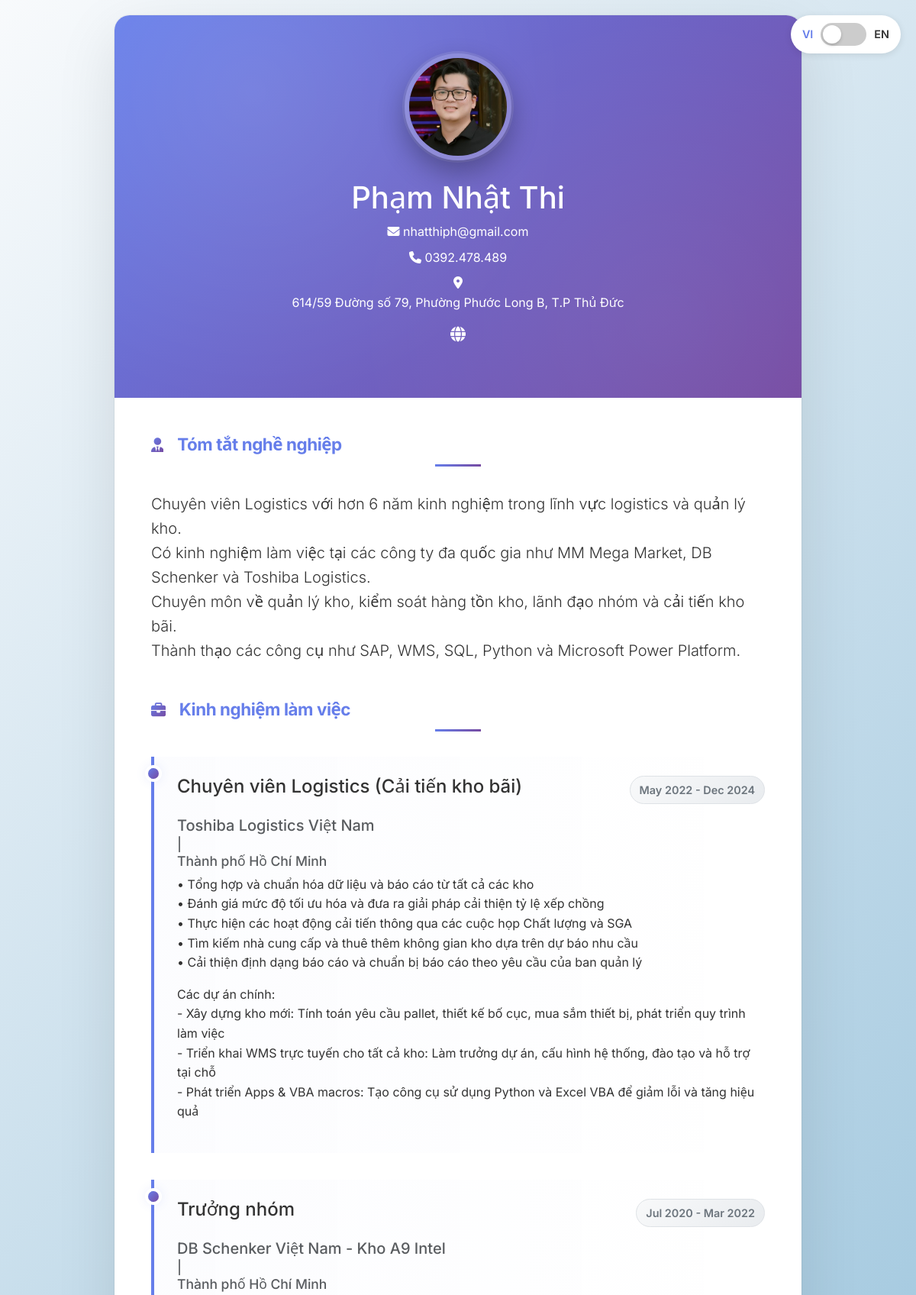
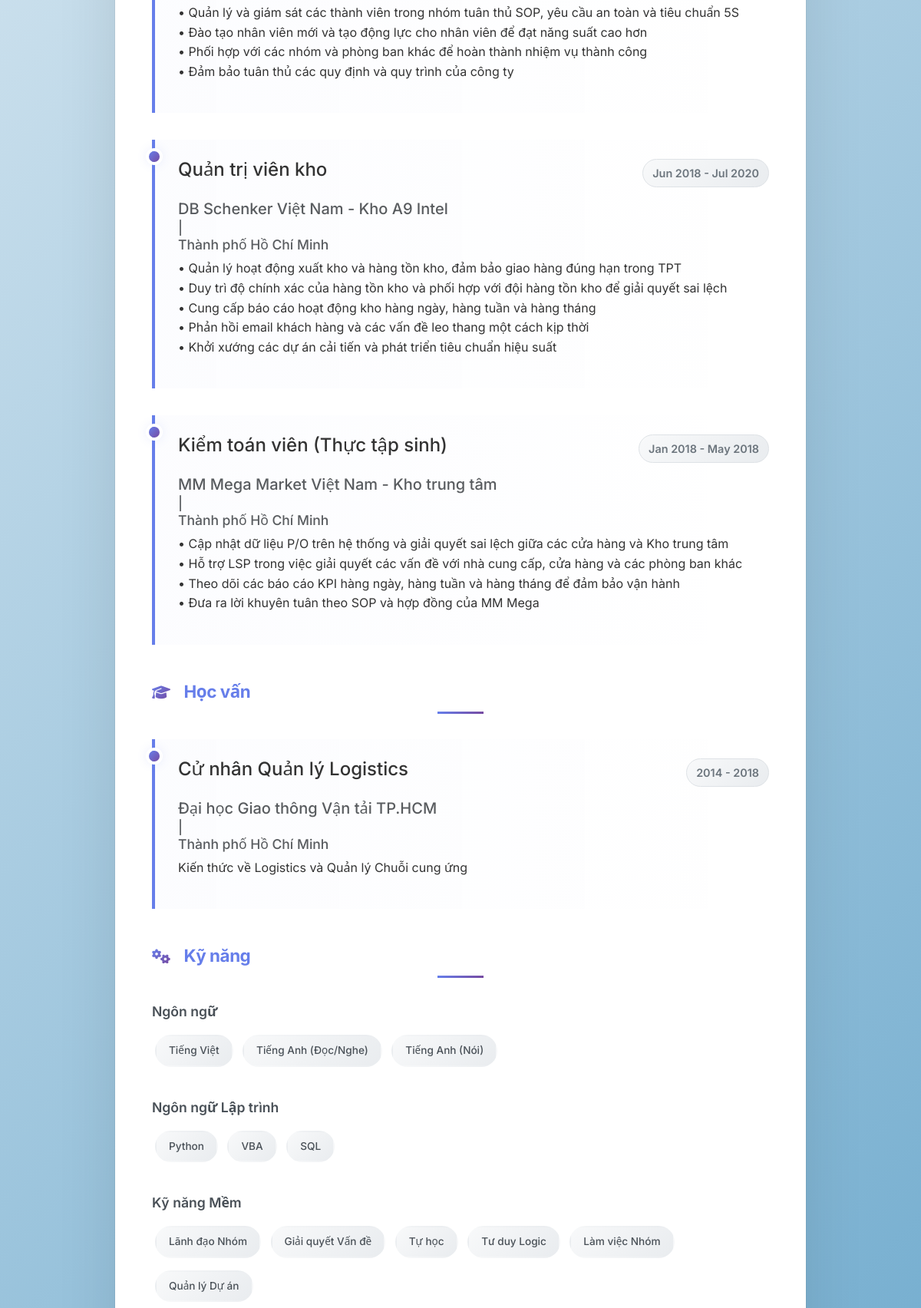
The app's page /cv/ (upper part) with its own data (2 pictures, top to bottom).
### portfolio/models.py (models this page shows, shortened)
class Profile(models.Model):
    full_name = models.CharField(max_length=100)
    full_name_en = models.CharField(max_length=100, blank=True, help_text="English name")
    email = models.EmailField()
    phone = models.CharField(max_length=20)
    address = models.CharField(max_length=200)
    address_en = models.CharField(max_length=200, blank=True, help_text="English address")
    linkedin = models.URLField(blank=True)
    github = models.URLField(blank=True)
    website = models.URLField(blank=True)
    professional_summary = models.TextField()
    professional_summary_en = models.TextField(blank=True, help_text="English professional summary")
    profile_picture = models.ImageField(upload_to='profile_pics/', blank=True, null=True)

class Experience(models.Model):
    job_title = models.CharField(max_length=100)
    job_title_en = models.CharField(max_length=100, blank=True, help_text="English job title")
    company = models.CharField(max_length=100)
    company_en = models.CharField(max_length=100, blank=True, help_text="English company name")
    location = models.CharField(max_length=100)
    location_en = models.CharField(max_length=100, blank=True, help_text="English location")
    start_date = models.DateField()
    end_date = models.DateField(null=True, blank=True)
    is_current = models.BooleanField(default=False)
    description = models.TextField()
    description_en = models.TextField(blank=True, help_text="English description")
    order = models.IntegerField(default=0)
    class Meta:
        ordering = ['-start_date']

class Education(models.Model):
    degree = models.CharField(max_length=100)
    degree_en = models.CharField(max_length=100, blank=True, help_text="English degree")
    institution = models.CharField(max_length=100)
    institution_en = models.CharField(max_length=100, blank=True, help_text="English institution")
    location = models.CharField(max_length=100)
    location_en = models.CharField(max_length=100, blank=True, help_text="English location")
    start_date = models.DateField()
    end_date = models.DateField(null=True, blank=True)
    is_current = models.BooleanField(default=False)
    gpa = models.CharField(max_length=10, blank=True)
    description = models.TextField(blank=True)
    description_en = models.TextField(blank=True, help_text="English description")
    order = models.IntegerField(default=0)
    class Meta:
        ordering = ['-start_date']

class Skill(models.Model):
    SKILL_CATEGORIES = [
        ('technical', 'Technical Skills'),
        ('programming', 'Programming Languages'),
        ('tools', 'Tools & Technologies'),
        ('soft', 'Soft Skills'),
        ('languages', 'Languages'),
    ]
    name = models.CharField(max_length=50)
    name_en = models.CharField(max_length=50, blank=True, help_text="English skill name")
    category = models.CharField(max_length=20, choices=SKILL_CATEGORIES)
    proficiency_level = models.IntegerField(default=5, help_text="Scale of 1-10")
    order = models.IntegerField(default=0)
    class Meta:
        ordering = ['category', 'order', 'name']

### portfolio/views.py (the view)
# urls.py: path('cv/', views.cv_view, name='cv'),
def cv_view(request):
    try:
        profile = Profile.objects.first()
    except Profile.DoesNotExist:
        profile = None
    experiences = Experience.objects.all()
    education = Education.objects.all()
    skills_by_category = {}
    skills = Skill.objects.all()
    category_translations = {
        'technical': {'vi': 'Kỹ năng Kỹ thuật', 'en': 'Technical Skills'},
        'programming': {'vi': 'Ngôn ngữ Lập trình', 'en': 'Programming Languages'},
        'tools': {'vi': 'Công cụ & Công nghệ', 'en': 'Tools & Technologies'},
        'soft': {'vi': 'Kỹ năng Mềm', 'en': 'Soft Skills'},
        'languages': {'vi': 'Ngôn ngữ', 'en': 'Languages'},
    }
    for skill in skills:
        category_key = skill.category
        if category_key not in skills_by_category:
            skills_by_category[category_key] = {
                'vi': category_translations.get(category_key, {}).get('vi', skill.get_category_display()),
                'en': category_translations.get(category_key, {}).get('en', skill.get_category_display()),
                'skills': []
            }
        skills_by_category[category_key]['skills'].append(skill)
    context = {
        'profile': profile,
        'experiences': experiences,
        'education': education,
        'skills_by_category': skills_by_category,
    }
    return render(request, 'portfolio/cv.html', context)

### portfolio/templates/portfolio/cv.html (shortened to what this page needs)
{% load static %}
<!DOCTYPE html>
<html lang="en">
<head>
    <link href="https://cdn.jsdelivr.net/npm/bootstrap@5.3.0/dist/css/bootstrap.min.css" rel="stylesheet">
    <link rel="stylesheet" href="https://cdnjs.cloudflare.com/ajax/libs/font-awesome/6.4.0/css/all.min.css">
    <link rel="stylesheet" href="{% static 'portfolio/css/cv.css' %}">
</head>
<body>
    <div class="language-toggle">
        <span class="lang-label active" id="vi-label">VI</span>
        <div class="toggle-switch" id="langToggle">
            <div class="toggle-slider"></div>
        </div>
        <span class="lang-label" id="en-label">EN</span>
    </div>
    <div class="cv-container">
        {% if profile %}
        <div class="header-section">
            {% if profile.profile_picture %}
                <img src="{{ profile.profile_picture.url }}" alt="{{ profile.full_name }}" class="profile-img">
            {% endif %}
            <h1 class="mb-2">
                <span class="lang-vi">{{ profile.full_name }}</span>
            </h1>
            <div class="contact-info">
                <div class="mb-2">
                    <i class="fas fa-envelope"></i>
                    <a href="mailto:{{ profile.email }}" class="text-white text-decoration-none">{{ profile.email }}</a>
                </div>
                {% if profile.phone %}
                <div class="mb-2">
                    <i class="fas fa-phone"></i>
                    <span>{{ profile.phone }}</span>
                </div>
                {% endif %}
                {% if profile.address %}
                <div class="mb-2">
                    <i class="fas fa-map-marker-alt"></i>
                    <span class="lang-vi">{{ profile.address }}</span>
                </div>
                {% endif %}
                <div class="mt-3">
                    {% if profile.website %}
                    <a href="{{ profile.website }}" target="_blank" class="text-white" title="Website">
                        <i class="fas fa-globe fa-lg"></i>
                    </a>
                    {% endif %}
                </div>
            </div>
        </div>
        {% endif %}
        <div class="p-5">
            {% if profile and profile.professional_summary %}
            <section class="mb-5">
                <h2 class="section-title">
                    <i class="fas fa-user-tie me-2"></i>
                    <span class="lang-vi">Tóm tắt nghề nghiệp</span>
                </h2>
                <div class="lead">
                    <div class="lang-vi">{{ profile.professional_summary|linebreaks }}</div>
                </div>
            </section>
            {% endif %}
            {% if experiences %}
            <section class="mb-5">
                <h2 class="section-title">
                    <i class="fas fa-briefcase me-2"></i>
                    <span class="lang-vi">Kinh nghiệm làm việc</span>
                </h2>
                {% for experience in experiences %}
                <div class="experience-item">
                    <div class="d-flex justify-content-between align-items-start mb-2">
                        <h4 class="mb-1">
                            <span class="lang-vi">{{ experience.job_title }}</span>
                        </h4>
                        <span class="date-range">
                            {{ experience.start_date|date:"M Y" }} -
                            {% if experience.is_current %}
                                <span class="lang-vi">Hiện tại</span>
                                <span class="lang-en">Present</span>
                                <span class="current-badge">
                                    <span class="lang-vi">Hiện tại</span>
                                    <span class="lang-en">Current</span>
                                </span>
                            {% else %}
                                {{ experience.end_date|date:"M Y" }}
                            {% endif %}
                        </span>
                    </div>
                    <h5 class="text-muted mb-2">
                        <span class="lang-vi">{{ experience.company }}</span>
                        {% if experience.location %}
                            <small class="text-muted">|
                                <span class="lang-vi">{{ experience.location }}</span>
                            </small>
                        {% endif %}
                    </h5>
                    <div>
                        <div class="lang-vi">{{ experience.description|linebreaks }}</div>
                    </div>
                </div>
                {% endfor %}
            </section>
            {% endif %}
            {% if education %}
            <section class="mb-5">
                <h2 class="section-title">
                    <i class="fas fa-graduation-cap me-2"></i>
                    <span class="lang-vi">Học vấn</span>
                </h2>
                {% for edu in education %}
                <div class="education-item">
                    <div class="d-flex justify-content-between align-items-start mb-2">
                        <h4 class="mb-1">
                            <span class="lang-vi">{{ edu.degree }}</span>
                        </h4>
                        <span class="date-range">
                            {{ edu.start_date|date:"Y" }} -
                            {% if edu.is_current %}
                                <span class="lang-vi">Hiện tại</span>
                                <span class="lang-en">Present</span>
                                <span class="current-badge">
                                    <span class="lang-vi">Hiện tại</span>
                                    <span class="lang-en">Current</span>
                                </span>
                            {% else %}
                                {{ edu.end_date|date:"Y" }}
                            {% endif %}
                        </span>
                    </div>
                    <h5 class="text-muted mb-2">
                        <span class="lang-vi">{{ edu.institution }}</span>
                        {% if edu.location %}
                            <small class="text-muted">|
                                <span class="lang-vi">{{ edu.location }}</span>
                            </small>
                        {% endif %}
                    </h5>
                    {% if edu.description %}
                        <div>
                            <div class="lang-vi">{{ edu.description|linebreaks }}</div>
                        </div>
                    {% endif %}
                </div>
                {% endfor %}
            </section>
            {% endif %}
            {% if skills_by_category %}
            <section class="mb-5">
                <h2 class="section-title">
                    <i class="fas fa-cogs me-2"></i>
                    <span class="lang-vi">Kỹ năng</span>
                </h2>
                {% for category_key, category_data in skills_by_category.items %}
                <div class="skill-category">
                    <h5 class="mb-3">
                        <span class="lang-vi">{{ category_data.vi }}</span>
                    </h5>
                    <div>
                        {% for skill in category_data.skills %}
                            <span class="skill-tag">
                                <span class="lang-vi">{{ skill.name }}</span>
                            </span>
                        {% endfor %}
                    </div>
                </div>
                {% endfor %}
            </section>
            {% endif %}
        </div>
    </div>
</body>
</html>

### portfolio/static/portfolio/css/cv.css (style rules this page uses)
body { font-family: 'Inter', 'Segoe UI', Tahoma, Geneva, Verdana, sans-serif; line-height: 1.6; color: #333; background: linear-gradient(135deg, #f8fafc 0%, #6ba8cc 100%); min-height: 100vh; }
.cv-container { max-width: 900px; margin: 20px auto; background: white; box-shadow: 0 25px 80px rgba(0,0,0,0.1), 0 0 0 1px rgba(0,0,0,0.05); border-radius: 20px; overflow: hidden; transition: all 0.4s ease; animation: slideInUp 0.8s ease-out; }
.header-section { background: linear-gradient(135deg, #667eea 0%, #764ba2 100%); color: white; padding: 50px 40px; text-align: center; position: relative; overflow: hidden; }
.header-section::before { content: ''; position: absolute; top: 0; left: 0; right: 0; bottom: 0; background: radial-gradient(circle at 20% 20%, rgba(255,255,255,0.1) 0%, transparent 50%), radial-gradient(circle at 80% 80%, rgba(255,255,255,0.05) 0%, transparent 50%); animation: headerFloat 15s ease-in-out infinite; }
.profile-img { width: 140px; height: 140px; border-radius: 50%; border: 6px solid rgba(255,255,255,0.2); margin-bottom: 25px; object-fit: cover; transition: all 0.4s ease; box-shadow: 0 15px 35px rgba(0,0,0,0.3), 0 0 0 3px rgba(255,255,255,0.1); position: relative; z-index: 1; }
.section-title { color: #667eea; border-bottom: 3px solid transparent; background: linear-gradient(90deg, #667eea, #764ba2) no-repeat bottom; background-size: 60px 3px; padding-bottom: 15px; margin-bottom: 30px; font-weight: 700; font-size: 1.4rem; letter-spacing: -0.02em; transition: all 0.3s ease; display: flex; align-items: center; gap: 10px; }
.section-title i { font-size: 1.2rem; background: linear-gradient(135deg, #667eea, #764ba2); -webkit-background-clip: text; -webkit-text-fill-color: transparent; background-clip: text; }
.experience-item, .education-item { border-left: 4px solid #667eea; padding: 25px 0 25px 30px; margin-bottom: 35px; position: relative; transition: all 0.3s ease; border-radius: 0 12px 12px 0; background: linear-gradient(90deg, rgba(102, 126, 234, 0.02) 0%, transparent 100%); }
.experience-item::before, .education-item::before { content: ''; position: absolute; left: -8px; top: 15px; width: 14px; height: 14px; background: linear-gradient(135deg, #667eea, #764ba2); border-radius: 50%; box-shadow: 0 0 0 4px white, 0 0 15px rgba(102, 126, 234, 0.3); transition: all 0.3s ease; }
.date-range { color: #6c757d; font-size: 0.9em; font-weight: 600; background: linear-gradient(135deg, #f8f9fa, #e9ecef); padding: 6px 12px; border-radius: 20px; display: inline-block; margin-bottom: 8px; border: 1px solid #dee2e6; }
.skill-category { margin-bottom: 30px; animation: fadeInUp 0.6s ease-out; }
.skill-category h5 { color: #495057; margin-bottom: 15px; font-weight: 600; font-size: 1.1rem; }
.skill-tag { display: inline-block; background: linear-gradient(135deg, #f8f9fa, #e9ecef); color: #495057; padding: 8px 16px; margin: 4px; border-radius: 25px; font-size: 0.85em; border: 2px solid transparent; font-weight: 500; transition: all 0.3s cubic-bezier(0.4, 0, 0.2, 1); cursor: default; position: relative; overflow: hidden; }
.skill-tag::before { content: ''; position: absolute; top: 0; left: -100%; width: 100%; height: 100%; background: linear-gradient(90deg, transparent, rgba(102, 126, 234, 0.1), transparent); transition: left 0.5s ease; }
.contact-info { margin-bottom: 20px; }
.language-toggle { position: fixed; top: 20px; right: 20px; z-index: 1000; background: white; padding: 10px 15px; border-radius: 25px; box-shadow: 0 2px 10px rgba(0,0,0,0.1); display: flex; align-items: center; gap: 10px; }
.toggle-switch { position: relative; width: 60px; height: 30px; background: #ccc; border-radius: 15px; cursor: pointer; transition: all 0.3s ease; }
.toggle-slider { position: absolute; top: 3px; left: 3px; width: 24px; height: 24px; background: white; border-radius: 50%; transition: all 0.3s ease; box-shadow: 0 2px 4px rgba(0,0,0,0.2); }
.lang-label { font-weight: 600; font-size: 0.9em; }
.lang-label.active { color: #667eea; }
.lang-vi { display: block !important; }

### records on screen
Profile: profile_picture (picture), full_name "Phạm Nhật Thi", email "nhatthiph@gmail.com", phone "0392.478.489", address "614/59 Đường số 79, Phường Phước Long B, T.P Thủ Đức", professional_summary "Chuyên viên Logistics với hơn 6 năm kinh nghiệm trong lĩnh vực logistics và quản lý kho. Có kinh nghiệm làm việc tại các công ty đa quốc gia như MM Mega Market, DB Schenker và Toshiba Logistics. Chuyên môn về quản lý kho, kiểm soát hàng tồn kho, lãnh đạo nhóm và cải tiến kho bãi. Thành thạo các công cụ như SAP, WMS, SQL, Python và Microsoft Power Platform."
Experience: job_title "Chuyên viên Logistics (Cải tiến kho bãi)", start_date "May 2022", end_date "Dec 2024", company "Toshiba Logistics Việt Nam", location "Thành phố Hồ Chí Minh", description "• Tổng hợp và chuẩn hóa dữ liệu và báo cáo từ tất cả các kho • Đánh giá mức độ tối ưu hóa và đưa ra giải pháp cải thiện tỷ lệ xếp chồng • Thực hiện các hoạt động cải tiến thông qua các cuộc họp Chất lượng và SGA • Tìm kiếm nhà cung cấp và thuê thêm không gian kho dựa trên dự báo nhu cầu • Cải thiện định dạng báo cáo và chuẩn bị báo cáo theo yêu cầu của ban quản lý Các dự án chính: - Xây dựng kho mới: Tính toán yêu cầu pallet, thiết kế bố cục, mua sắm thiết bị, phát triển quy trình làm việc - Triển khai WMS trực tuyến cho tất cả kho: Làm trưởng dự án, cấu hình hệ thống, đào tạo và hỗ trợ tại chỗ - Phát triển Apps & VBA macros: Tạo công cụ sử dụng Python và Excel VBA để giảm lỗi và tăng hiệu…"
Experience: job_title "Trưởng nhóm", start_date "Jul 2020", end_date "Mar 2022", company "DB Schenker Việt Nam - Kho A9 Intel", location "Thành phố Hồ Chí Minh", description "• Quản lý và giám sát các thành viên trong nhóm tuân thủ SOP, yêu cầu an toàn và tiêu chuẩn 5S • Đào tạo nhân viên mới và tạo động lực cho nhân viên để đạt năng suất cao hơn • Phối hợp với các nhóm và phòng ban khác để hoàn thành nhiệm vụ thành công • Đảm bảo tuân thủ các quy định và quy trình của công ty"
Experience: job_title "Quản trị viên kho", start_date "Jun 2018", end_date "Jul 2020", company "DB Schenker Việt Nam - Kho A9 Intel", location "Thành phố Hồ Chí Minh", description "• Quản lý hoạt động xuất kho và hàng tồn kho, đảm bảo giao hàng đúng hạn trong TPT • Duy trì độ chính xác của hàng tồn kho và phối hợp với đội hàng tồn kho để giải quyết sai lệch • Cung cấp báo cáo hoạt động kho hàng ngày, hàng tuần và hàng tháng • Phản hồi email khách hàng và các vấn đề leo thang một cách kịp thời • Khởi xướng các dự án cải tiến và phát triển tiêu chuẩn hiệu suất"
Experience: job_title "Kiểm toán viên (Thực tập sinh)", start_date "Jan 2018", end_date "May 2018", company "MM Mega Market Việt Nam - Kho trung tâm", location "Thành phố Hồ Chí Minh", description "• Cập nhật dữ liệu P/O trên hệ thống và giải quyết sai lệch giữa các cửa hàng và Kho trung tâm • Hỗ trợ LSP trong việc giải quyết các vấn đề với nhà cung cấp, cửa hàng và các phòng ban khác • Theo dõi các báo cáo KPI hàng ngày, hàng tuần và hàng tháng để đảm bảo vận hành • Đưa ra lời khuyên tuân theo SOP và hợp đồng của MM Mega"
Education: degree "Cử nhân Quản lý Logistics", start_date "2014", end_date "2018", institution "Đại học Giao thông Vận tải TP.HCM", location "Thành phố Hồ Chí Minh", description "Kiến thức về Logistics và Quản lý Chuỗi cung ứng"
Skill: name "Tiếng Việt"
Skill: name "Tiếng Anh (Đọc/Nghe)"
Skill: name "Tiếng Anh (Nói)"
Skill: name "Python"
Skill: name "VBA"
Skill: name "SQL"
Skill: name "Lãnh đạo Nhóm"
Skill: name "Giải quyết Vấn đề"
Skill: name "Tự học"
Skill: name "Tư duy Logic"
Skill: name "Làm việc Nhóm"
Skill: name "Quản lý Dự án"

### other values on screen
{{ category_data.vi }} "Ngôn ngữ" "Ngôn ngữ Lập trình" "Kỹ năng Mềm"
